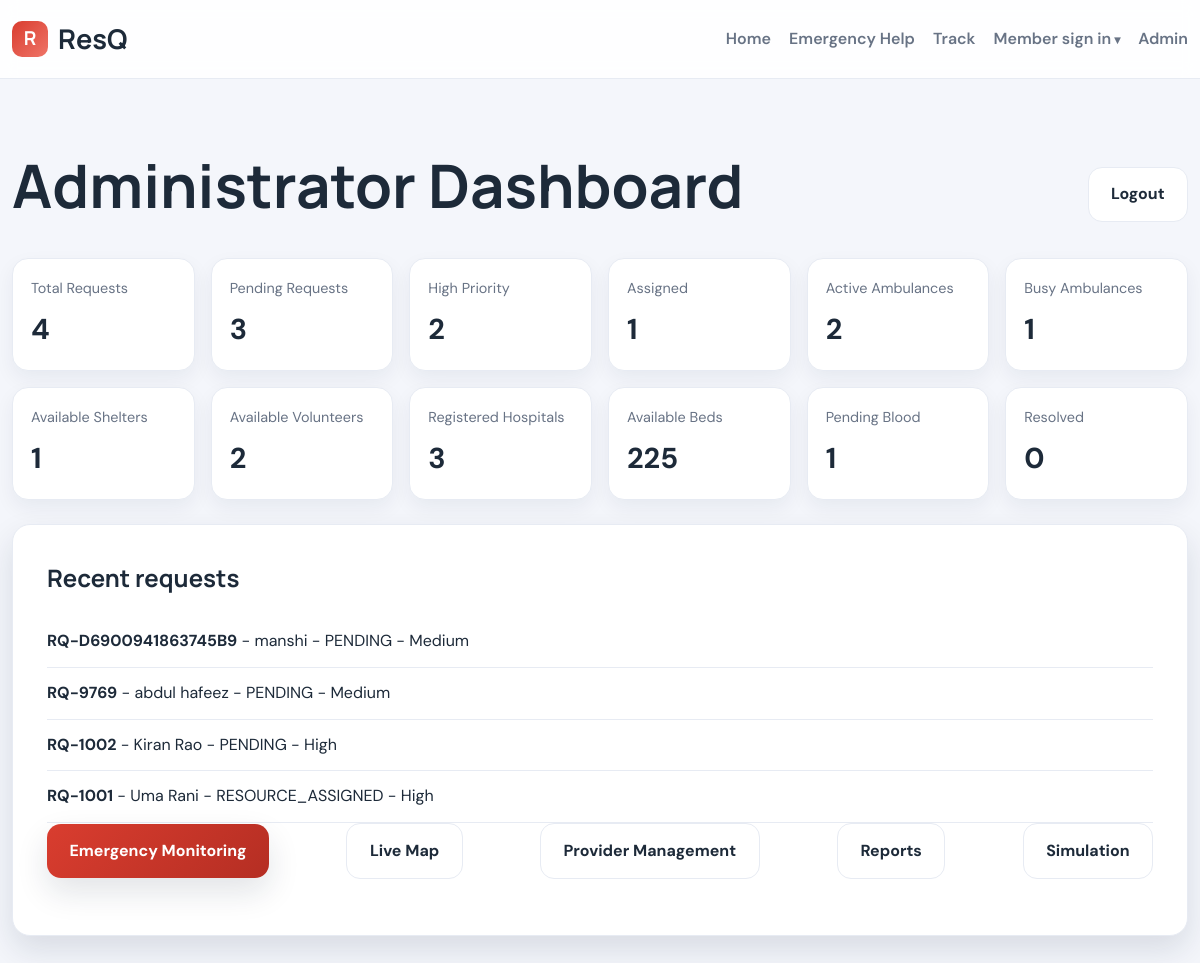
The app's page /admin/dashboard (signed in) with its own data.
### app.py (models this page shows)
class EmergencyRequest(db.Model):
    id = db.Column(db.Integer, primary_key=True)
    emergency_id = db.Column(db.String(40), unique=True, nullable=False)
    name = db.Column(db.String(120), nullable=False)
    phone = db.Column(db.String(20), nullable=False)
    category = db.Column(db.String(50), nullable=False)
    problem_description = db.Column(db.Text, nullable=False)
    people_affected = db.Column(db.Integer, default=1)
    required_assistance = db.Column(db.String(200), default="")
    current_location = db.Column(db.String(200), default="")
    latitude = db.Column(db.Float, default=0.0)
    longitude = db.Column(db.Float, default=0.0)
    preferred_hospital = db.Column(db.String(200), default="")
    blood_required = db.Column(db.Boolean, default=False)
    blood_group = db.Column(db.String(10), default="")
    additional_info = db.Column(db.Text, default="")
    status = db.Column(db.String(50), default="PENDING")
    priority = db.Column(db.String(40), default="Medium")
    ai_recommendation = db.Column(db.Text, default="")
    ai_explanation = db.Column(db.Text, default="")
    assigned_ambulance_id = db.Column(db.Integer, nullable=True)
    assigned_shelter_id = db.Column(db.Integer, nullable=True)
    assigned_volunteer_id = db.Column(db.Integer, nullable=True)
    assigned_hospital_id = db.Column(db.Integer, nullable=True)
    created_at = db.Column(db.DateTime, default=utcnow_naive)
    updated_at = db.Column(db.DateTime, default=utcnow_naive, onupdate=utcnow_naive)

### app.py (the view)
@app.route("/admin/dashboard")
def admin_dashboard():
    if not require_role("admin"):
        return redirect(url_for("admin_login"))
    stats = {
        "total_requests": EmergencyRequest.query.count(),
        "pending_requests": EmergencyRequest.query.filter_by(status="PENDING").count(),
        "high_priority": EmergencyRequest.query.filter_by(priority="High").count(),
        "assigned": EmergencyRequest.query.filter(EmergencyRequest.status.in_(["RESOURCE_ASSIGNED", "ACCEPTED", "EN_ROUTE", "ARRIVED", "IN_PROGRESS"])).count(),
        "active_ambulances": AmbulanceProvider.query.filter_by(availability_status="AVAILABLE").count(),
        "busy_ambulances": AmbulanceProvider.query.filter_by(availability_status="BUSY").count(),
        "available_shelters": ShelterProvider.query.filter_by(availability_status="AVAILABLE").count(),
        "available_volunteers": Volunteer.query.filter_by(availability="AVAILABLE").count(),
        "registered_hospitals": Hospital.query.count(),
        "available_beds": sum(h.available_beds for h in Hospital.query.all()),
        "pending_blood": BloodRequest.query.filter_by(status="PENDING").count(),
        "resolved": EmergencyRequest.query.filter_by(status="RESOLVED").count(),
    }
    recent = EmergencyRequest.query.order_by(EmergencyRequest.created_at.desc()).limit(5).all()
    return render_template("admin_dashboard.html", stats=stats, recent=recent)

### app.py (called while the page is built)
def require_role(role):
    if session.get("role") != role:
        flash("You do not have permission to access that page.", "error")
        return False
    return True

### templates/admin_dashboard.html (shortened to what this page needs)
{% extends 'base.html' %}
{% block content %}
<section class="section">
  <div class="container">
    <div class="page-head">
      <h1>Administrator Dashboard</h1>
      <a class="button secondary" href="/admin-logout">Logout</a>
    </div>
    <div class="stats-grid">
      {% for key, value in stats.items() %}
      <div class="stat-box">
        <span>{{ key.replace('_', ' ').title() }}</span>
        <strong>{{ value }}</strong>
      </div>
      {% endfor %}
    </div>
    <div class="panel">
      <h2>Recent requests</h2>
      <ul class="list-table">
        {% for req in recent %}
        <li><strong>{{ req.emergency_id }}</strong> - {{ req.name }} - {{ req.status }} - {{ req.priority }}</li>
        {% endfor %}
      </ul>
      <div class="links-row">
        <a href="/admin/monitoring" class="button primary">Emergency Monitoring</a>
        <a href="/admin/map" class="button secondary">Live Map</a>
        <a href="/admin/providers" class="button secondary">Provider Management</a>
        <a href="/admin/reports" class="button secondary">Reports</a>
        <a href="/admin/simulation" class="button secondary">Simulation</a>
      </div>
    </div>
  </div>
</section>
{% endblock %}

### templates/base.html (shortened to what this page needs)
<!DOCTYPE html>
<html lang="en">
<head>
  <link rel="stylesheet" href="{{ url_for('static', filename='css/style.css', v='9') }}" />
</head>
<body>
  <header class="topbar">
    <div class="container nav">
      <div class="brand">
        <span class="brand-mark">R</span>
        <span>ResQ</span>
      </div>
      <nav>
        <a href="/">Home</a>
        <a href="/emergency-help">Emergency Help</a>
        <a href="/request-tracking">Track</a>
        <details class="member-sign-in">
          <summary>Member sign in</summary>
        </details>
        <a href="/admin-login">Admin</a>
      </nav>
    </div>
  </header>
  <main class="page-shell">
    {% block content %}{% endblock %}
  </main>
</body>
</html>

### static/css/style.css (style rules this page uses)
:root { --red: #d93d2f; --red-deep: #b52e23; --blue: #1d6ed8; --green: #1d9d65; --orange: #eb8b2d; --dark: #1d2a39; --bg: #f4f6fb; --card: #ffffff; --muted: #687385; --line: #e7ebf3; --shadow: 0 14px 32px rgba(18, 36, 61, 0.12); }
* { box-sizing: border-box; }
html { scroll-behavior: smooth; }
body { margin: 0; font-family: "DM Sans", "Segoe UI", sans-serif; background: var(--bg); color: var(--dark); line-height: 1.55; }
a { color: inherit; text-decoration: none; }
h1, h2, h3, h4, .brand { font-family: "Manrope", "DM Sans", "Segoe UI", sans-serif; }
.container { width: min(1180px, calc(100% - 24px)); margin: 0 auto; }
.topbar { background: rgba(255, 255, 255, 0.9); border-bottom: 1px solid var(--line); position: sticky; top: 0; z-index: 10; backdrop-filter: blur(8px); }
.nav { display: flex; align-items: center; justify-content: space-between; padding: 18px 0; gap: 16px; }
.brand { display: flex; align-items: center; gap: 10px; font-weight: 700; font-size: 1.7rem; }
.brand-mark { width: 36px; height: 36px; border-radius: 10px; display: inline-flex; align-items: center; justify-content: center; background: linear-gradient(135deg, var(--red), #ef7468); color: white; font-size: 1.2rem; }
nav { display: flex; align-items: center; gap: 18px; color: var(--muted); font-weight: 600; }
.member-sign-in { position: relative; }
.member-sign-in summary { cursor: pointer; list-style: none; }
.member-sign-in summary::after { content: " ▾"; font-size: .75em; }
h1, h2, h3, h4, p { margin-top: 0; }
h1 { font-size: clamp(2.5rem, 5vw, 4.2rem); line-height: 1.08; margin-bottom: 18px; }
.button { border: none; display: inline-flex; align-items: center; justify-content: center; border-radius: 14px; font-weight: 700; padding: 0.9rem 1.4rem; transition: all 0.2s ease; cursor: pointer; }
.button.primary { background: linear-gradient(135deg, var(--red), var(--red-deep)); color: white; box-shadow: var(--shadow); }
.button.secondary { background: white; border: 1px solid var(--line); color: var(--dark); }
.section { padding: 74px 0; }
.page-shell { min-height: calc(100vh - 74px); }
.auth-card, .panel { background: var(--card); border: 1px solid var(--line); border-radius: 18px; box-shadow: var(--shadow); padding: clamp(20px, 4vw, 34px); margin-bottom: 22px; }
.page-head, .links-row { display: flex; align-items: center; justify-content: space-between; flex-wrap: wrap; gap: 12px; margin-bottom: 22px; }
.stats-grid { display: grid; grid-template-columns: repeat(auto-fit, minmax(160px, 1fr)); gap: 16px; margin-bottom: 24px; }
.stat-box { background: var(--card); border: 1px solid var(--line); border-radius: 16px; padding: 18px; box-shadow: 0 8px 20px rgba(18, 36, 61, 0.06); }
.stat-box span { display: block; color: var(--muted); font-size: 0.9rem; }
.stat-box strong { display: block; margin-top: 8px; font-size: 1.8rem; }
.list-table { list-style: none; margin: 0; padding: 0; }
.list-table li { padding: 13px 0; border-bottom: 1px solid var(--line); }

### records on screen
EmergencyRequest: emergency_id "RQ-D6900941863745B9", name "manshi", status "PENDING", priority "Medium"
EmergencyRequest: emergency_id "RQ-9769", name "abdul hafeez", status "PENDING", priority "Medium"
EmergencyRequest: emergency_id "RQ-1002", name "Kiran Rao", status "PENDING", priority "High"
EmergencyRequest: emergency_id "RQ-1001", name "Uma Rani", status "RESOURCE_ASSIGNED", priority "High"

### other values on screen
{{ key.replace('_', ' ').title() }} "Total Requests" "Pending Requests" "High Priority" "Assigned" "Active Ambulances" "Busy Ambulances" "Available Shelters" "Available Volunteers" "Registered Hospitals" "Available Beds" "Pending Blood" "Resolved"
{{ value }} "4" "3" "2" "1" "2" "1" "1" "2" "3" "225" "1" "0"
